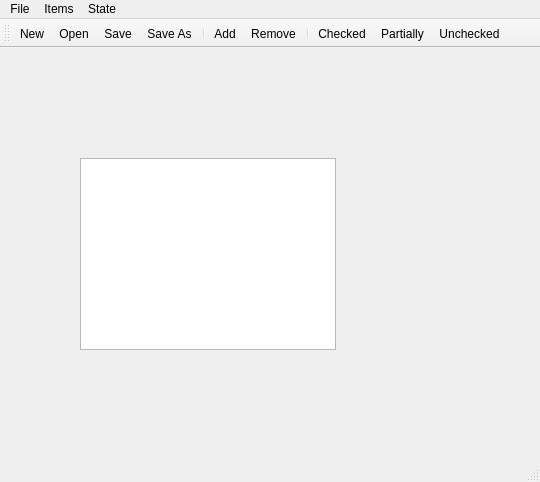
<?xml version="1.0" encoding="UTF-8"?>
<ui version="4.0">
 <class>MainWindow</class>
 <widget class="QMainWindow" name="MainWindow">
  <property name="geometry">
   <rect>
    <x>0</x>
    <y>0</y>
    <width>540</width>
    <height>482</height>
   </rect>
  </property>
  <property name="windowTitle">
   <string>MainWindow</string>
  </property>
  <widget class="QWidget" name="centralwidget">
   <widget class="QListWidget" name="listWidget">
    <property name="geometry">
     <rect>
      <x>80</x>
      <y>110</y>
      <width>256</width>
      <height>192</height>
     </rect>
    </property>
   </widget>
  </widget>
  <widget class="QMenuBar" name="menubar">
   <property name="geometry">
    <rect>
     <x>0</x>
     <y>0</y>
     <width>540</width>
     <height>21</height>
    </rect>
   </property>
   <widget class="QMenu" name="menuFile">
    <property name="title">
     <string>File</string>
    </property>
    <addaction name="actionNew"/>
    <addaction name="actionOpen"/>
    <addaction name="separator"/>
    <addaction name="actionSave"/>
    <addaction name="actionSave_As"/>
    <addaction name="actionExit"/>
   </widget>
   <widget class="QMenu" name="menuItems">
    <property name="title">
     <string>Items</string>
    </property>
    <addaction name="actionAdd"/>
    <addaction name="actionRemove"/>
    <addaction name="separator"/>
    <addaction name="actionClear"/>
    <addaction name="separator"/>
    <addaction name="actionSelect_All"/>
    <addaction name="actionSelect_None"/>
   </widget>
   <widget class="QMenu" name="menuState">
    <property name="title">
     <string>State</string>
    </property>
    <addaction name="actionChecked"/>
    <addaction name="actionUnchecked"/>
    <addaction name="actionPartially"/>
   </widget>
   <addaction name="menuFile"/>
   <addaction name="menuItems"/>
   <addaction name="menuState"/>
  </widget>
  <widget class="QStatusBar" name="statusbar"/>
  <widget class="QToolBar" name="toolBar">
   <property name="windowTitle">
    <string>toolBar</string>
   </property>
   <attribute name="toolBarArea">
    <enum>TopToolBarArea</enum>
   </attribute>
   <attribute name="toolBarBreak">
    <bool>false</bool>
   </attribute>
   <addaction name="actionNew"/>
   <addaction name="actionOpen"/>
   <addaction name="actionSave"/>
   <addaction name="actionSave_As"/>
   <addaction name="separator"/>
   <addaction name="actionAdd"/>
   <addaction name="actionRemove"/>
   <addaction name="separator"/>
   <addaction name="actionChecked"/>
   <addaction name="actionPartially"/>
   <addaction name="actionUnchecked"/>
  </widget>
  <action name="actionNew">
   <property name="icon">
    <iconset resource="resources.qrc">
     <normaloff>:/files/images/new.png</normaloff>:/files/images/new.png</iconset>
   </property>
   <property name="text">
    <string>New</string>
   </property>
  </action>
  <action name="actionOpen">
   <property name="icon">
    <iconset resource="resources.qrc">
     <normaloff>:/files/images/open.png</normaloff>:/files/images/open.png</iconset>
   </property>
   <property name="text">
    <string>Open</string>
   </property>
  </action>
  <action name="actionSave">
   <property name="icon">
    <iconset resource="resources.qrc">
     <normaloff>:/files/images/save.png</normaloff>:/files/images/save.png</iconset>
   </property>
   <property name="text">
    <string>Save</string>
   </property>
  </action>
  <action name="actionSave_As">
   <property name="icon">
    <iconset resource="resources.qrc">
     <normaloff>:/files/images/save_as.png</normaloff>:/files/images/save_as.png</iconset>
   </property>
   <property name="text">
    <string>Save As</string>
   </property>
  </action>
  <action name="actionAdd">
   <property name="icon">
    <iconset resource="resources.qrc">
     <normaloff>:/files/images/add.png</normaloff>:/files/images/add.png</iconset>
   </property>
   <property name="text">
    <string>Add</string>
   </property>
  </action>
  <action name="actionRemove">
   <property name="icon">
    <iconset resource="resources.qrc">
     <normaloff>:/files/images/delete.png</normaloff>:/files/images/delete.png</iconset>
   </property>
   <property name="text">
    <string>Remove</string>
   </property>
  </action>
  <action name="actionClear">
   <property name="icon">
    <iconset resource="resources.qrc">
     <normaloff>:/files/images/page_error.png</normaloff>:/files/images/page_error.png</iconset>
   </property>
   <property name="text">
    <string>Clear</string>
   </property>
  </action>
  <action name="actionSelect_All">
   <property name="icon">
    <iconset resource="resources.qrc">
     <normaloff>:/files/images/page_add.png</normaloff>:/files/images/page_add.png</iconset>
   </property>
   <property name="text">
    <string>Select All</string>
   </property>
  </action>
  <action name="actionSelect_None">
   <property name="icon">
    <iconset resource="resources.qrc">
     <normaloff>:/files/images/page_delete.png</normaloff>:/files/images/page_delete.png</iconset>
   </property>
   <property name="text">
    <string>Select None</string>
   </property>
  </action>
  <action name="actionChecked">
   <property name="icon">
    <iconset resource="resources.qrc">
     <normaloff>:/files/images/pencil_add.png</normaloff>:/files/images/pencil_add.png</iconset>
   </property>
   <property name="text">
    <string>Checked</string>
   </property>
  </action>
  <action name="actionUnchecked">
   <property name="icon">
    <iconset resource="resources.qrc">
     <normaloff>:/files/images/pencil_delete.png</normaloff>:/files/images/pencil_delete.png</iconset>
   </property>
   <property name="text">
    <string>Unchecked</string>
   </property>
  </action>
  <action name="actionPartially">
   <property name="icon">
    <iconset resource="resources.qrc">
     <normaloff>:/files/images/pencil_go.png</normaloff>:/files/images/pencil_go.png</iconset>
   </property>
   <property name="text">
    <string>Partially</string>
   </property>
  </action>
  <action name="actionExit">
   <property name="icon">
    <iconset resource="resources.qrc">
     <normaloff>:/files/images/cancel.png</normaloff>:/files/images/cancel.png</iconset>
   </property>
   <property name="text">
    <string>Exit</string>
   </property>
  </action>
 </widget>
 <resources>
  <include location="resources.qrc"/>
 </resources>
 <connections/>
</ui>
